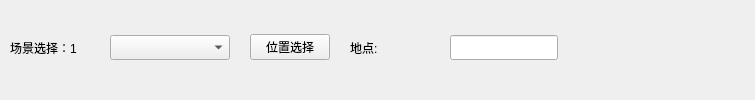
        <widget class="QWidget" name="widget" native="true">
         <layout class="QHBoxLayout" name="horizontalLayout">
          <property name="spacing">
           <number>20</number>
          </property>
          <property name="leftMargin">
           <number>10</number>
          </property>
          <property name="topMargin">
           <number>0</number>
          </property>
          <property name="bottomMargin">
           <number>5</number>
          </property>
          <item>
           <widget class="QLabel" name="lab_scence">
            <property name="minimumSize">
             <size>
              <width>80</width>
              <height>0</height>
             </size>
            </property>
            <property name="text">
             <string>场景选择：1</string>
            </property>
           </widget>
          </item>
          <item>
           <widget class="QComboBox" name="cmb_scene">
            <property name="minimumSize">
             <size>
              <width>120</width>
              <height>25</height>
             </size>
            </property>
           </widget>
          </item>
          <item>
           <widget class="QPushButton" name="btn_selectPos">
            <property name="minimumSize">
             <size>
              <width>80</width>
              <height>25</height>
             </size>
            </property>
            <property name="focusPolicy">
             <enum>Qt::NoFocus</enum>
            </property>
            <property name="text">
             <string>位置选择</string>
            </property>
           </widget>
          </item>
          <item>
           <widget class="QLabel" name="label_2">
            <property name="minimumSize">
             <size>
              <width>80</width>
              <height>0</height>
             </size>
            </property>
            <property name="text">
             <string>地点:</string>
            </property>
           </widget>
          </item>
          <item>
           <widget class="QLineEdit" name="ledt_pos">
            <property name="minimumSize">
             <size>
              <width>0</width>
              <height>25</height>
             </size>
            </property>
            <property name="maximumSize">
             <size>
              <width>150</width>
              <height>16777215</height>
             </size>
            </property>
           </widget>
          </item>
          <item>
           <spacer name="horizontalSpacer">
            <property name="orientation">
             <enum>Qt::Horizontal</enum>
            </property>
            <property name="sizeHint" stdset="0">
             <size>
              <width>186</width>
              <height>20</height>
             </size>
            </property>
           </spacer>
          </item>
         </layout>
        </widget>
